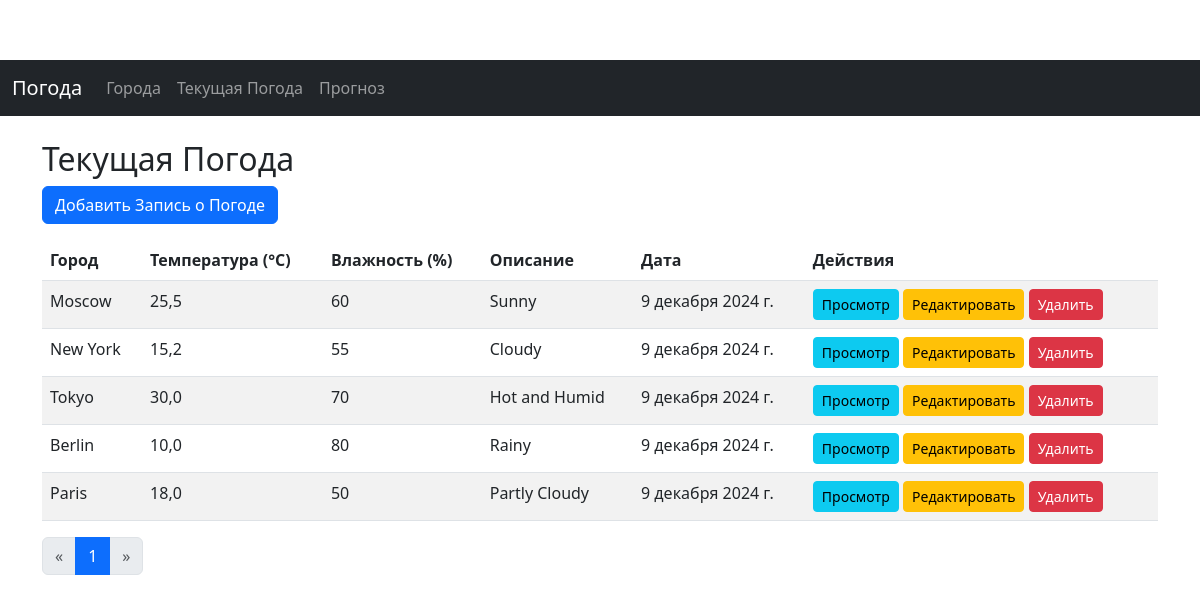
Page /weather/ on the committed database.
### weather_app/models.py (models this page shows, shortened)
class Weather(models.Model):
    city = models.ForeignKey(City, related_name='weather', on_delete=models.CASCADE)
    temperature = models.FloatField()  # Температура в градусах Цельсия
    humidity = models.PositiveIntegerField()  # Влажность в процентах
    description = models.CharField(max_length=255)  # Описание погоды
    date = models.DateField(auto_now_add=True)
    history = HistoricalRecords()

class City(models.Model):
    name = models.CharField(max_length=100, unique=True)
    country = models.CharField(max_length=100)
    population = models.PositiveIntegerField(null=True, blank=True)
    history = HistoricalRecords()

### weather_app/views.py (the view)
# urls.py: path('weather/', views.weather_list, name='weather_list'),
def weather_list(request):
    weathers = Weather.objects.all()
    paginator = Paginator(weathers, 10)  # 10 записей на странице
    page_number = request.GET.get('page')
    page_obj = paginator.get_page(page_number)
    return render(request, 'weather_app/weather_list.html', {'page_obj': page_obj})

### weather_app/templates/weather_app/weather_list.html (shortened to what this page needs)
{% extends 'weather_app/base.html' %}
{% block content %}
<h2>Текущая Погода</h2>
<a href="{% url 'weather_create' %}" class="btn btn-primary mb-3">Добавить Запись о Погоде</a>
<table class="table table-striped">
    <thead>
        <tr>
            <th>Город</th>
            <th>Температура (°C)</th>
            <th>Влажность (%)</th>
            <th>Описание</th>
            <th>Дата</th>
            <th>Действия</th>
        </tr>
    </thead>
    <tbody>
        {% for weather in page_obj.object_list %}
        <tr>
            <td>{{ weather.city.name }}</td>
            <td>{{ weather.temperature }}</td>
            <td>{{ weather.humidity }}</td>
            <td>{{ weather.description }}</td>
            <td>{{ weather.date }}</td>
            <td>
                <a href="{% url 'weather_detail' weather.pk %}" class="btn btn-info btn-sm">Просмотр</a>
                <a href="{% url 'weather_update' weather.pk %}" class="btn btn-warning btn-sm">Редактировать</a>
                <a href="{% url 'weather_delete' weather.pk %}" class="btn btn-danger btn-sm">Удалить</a>
            </td>
        </tr>
        {% empty %}
        <tr>
            <td colspan="6">Записи о погоде отсутствуют.</td>
        </tr>
        {% endfor %}
    </tbody>
</table>
<nav aria-label="Page navigation">
    <ul class="pagination">
        {% if page_obj.has_previous %}
        <li class="page-item">
            <a class="page-link" href="?page={{ page_obj.previous_page_number }}" aria-label="Previous">
                <span aria-hidden="true">&laquo;</span>
            </a>
        </li>
        {% else %}
        <li class="page-item disabled">
            <a class="page-link" href="#" aria-label="Previous">
                <span aria-hidden="true">&laquo;</span>
            </a>
        </li>
        {% endif %}
        {% for num in page_obj.paginator.page_range %}
            {% if page_obj.number == num %}
                <li class="page-item active"><a class="page-link" href="#">{{ num }}</a></li>
            {% else %}
                <li class="page-item"><a class="page-link" href="?page={{ num }}">{{ num }}</a></li>
            {% endif %}
        {% endfor %}
        {% if page_obj.has_next %}
        <li class="page-item">
            <a class="page-link" href="?page={{ page_obj.next_page_number }}" aria-label="Next">
                <span aria-hidden="true">&raquo;</span>
            </a>
        </li>
        {% else %}
        <li class="page-item disabled">
            <a class="page-link" href="#" aria-label="Next">
                <span aria-hidden="true">&raquo;</span>
            </a>
        </li>
        {% endif %}
    </ul>
</nav>
{% endblock %}

### weather_app/templates/weather_app/base.html (shortened to what this page needs)
<!DOCTYPE html>
<html lang="ru">
<head>
    {% load static %}
    <link href="https://cdn.jsdelivr.net/npm/bootstrap@5.3.0/dist/css/bootstrap.min.css" rel="stylesheet">
    <link rel="stylesheet" href="{% static 'weather_app/css/styles.css' %}">
</head>
<body>
    <nav class="navbar navbar-expand-lg navbar-dark bg-dark mb-4">
        <div class="container-fluid">
            <a class="navbar-brand" href="{% url 'home' %}">Погода</a>
            <div class="collapse navbar-collapse" id="navbarNav">
                <ul class="navbar-nav">
                    <li class="nav-item">
                        <a class="nav-link" href="{% url 'city_list' %}">Города</a>
                    </li>
                    <li class="nav-item">
                        <a class="nav-link" href="{% url 'weather_list' %}">Текущая Погода</a>
                    </li>
                    <li class="nav-item">
                        <a class="nav-link" href="{% url 'forecast_list' %}">Прогноз</a>
                    </li>
                </ul>
            </div>
        </div>
    </nav>
    <div class="container">
        {% block content %}
        {% endblock %}
    </div>
</body>
</html>

### weather_app/templates/weather_app/css/styles.css (style rules this page uses)
body { padding-top: 60px; }

### rows in the picture
Weather: city.name "Moscow", temperature "25,5", humidity "60", description "Sunny", date "9 декабря 2024 г."
Weather: city.name "New York", temperature "15,2", humidity "55", description "Cloudy", date "9 декабря 2024 г."
Weather: city.name "Tokyo", temperature "30,0", humidity "70", description "Hot and Humid", date "9 декабря 2024 г."
Weather: city.name "Berlin", temperature "10,0", humidity "80", description "Rainy", date "9 декабря 2024 г."
Weather: city.name "Paris", temperature "18,0", humidity "50", description "Partly Cloudy", date "9 декабря 2024 г."

### other values in the picture
{{ num }} "1"
